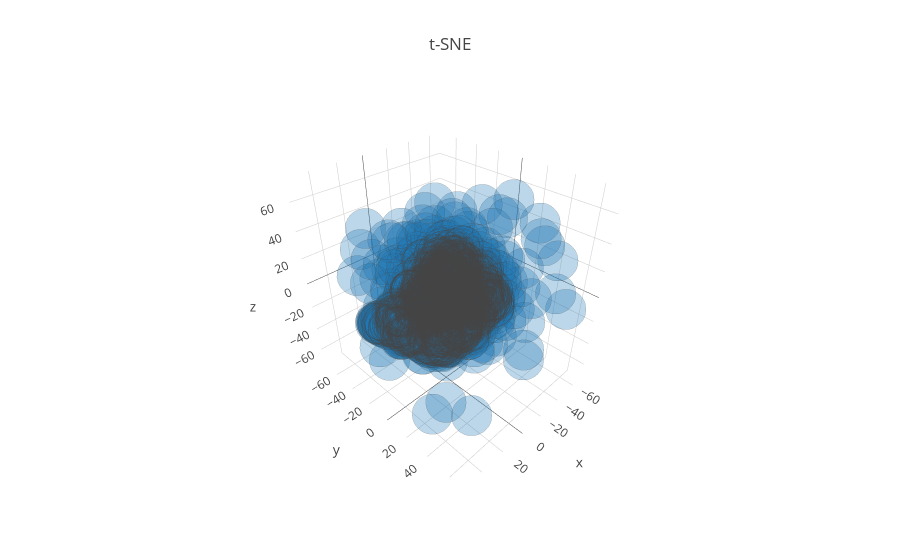

Notebook code cell kept with this figure:
### Code cell
import random
import numpy as np
import pandas as pd
from plotly.offline import download_plotlyjs, init_notebook_mode, plot, iplot
import plotly.graph_objs as go

init_notebook_mode(connected=True)

trace0=go.Scatter3d(
    x=X_tsne[:,0],
    y=X_tsne[:,1],
    z=X_tsne[:,2],
    mode='markers',
    marker= dict(size= 14,
                line= dict(width=1),
                opacity= 0.3
               ),
    #name=y[i],
    text=names) # The hover text goes here... 

layout=go.Layout(
    title= 't-SNE',
    hovermode='closest',
    #xaxis=dict(
    #    title= 'Pop',
    #    ticklen= 5,
    #    zeroline= False,
    #    gridwidth= 2,
    #),
    #yaxis=dict(
    #    title= 'Rank',
    #    ticklen= 5,
    #    gridwidth= 2,
    #),
    showlegend= False
)
fig = go.Figure(data=[trace0], layout=layout)
iplot(fig)

### Figure 1 — Plotly figure (JSON) as saved in the notebook; plotly's stock layout.template omitted (floating-point values rounded to 4 significant figures; data arrays with more than 128 entries replaced by an {"elided": "..."} marker saying what was removed)
{"data": [{"marker": {"line": {"width": 1}, "opacity": 0.3, "size": 14}, "mode": "markers", "text": {"elided": "3006 str values"}, "type": "scatter3d", "x": {"elided": "3006 float values"}, "y": {"elided": "3006 float values"}, "z": {"elided": "3006 float values"}}], "layout": {"hovermode": "closest", "showlegend": false, "title": "t-SNE"}}
